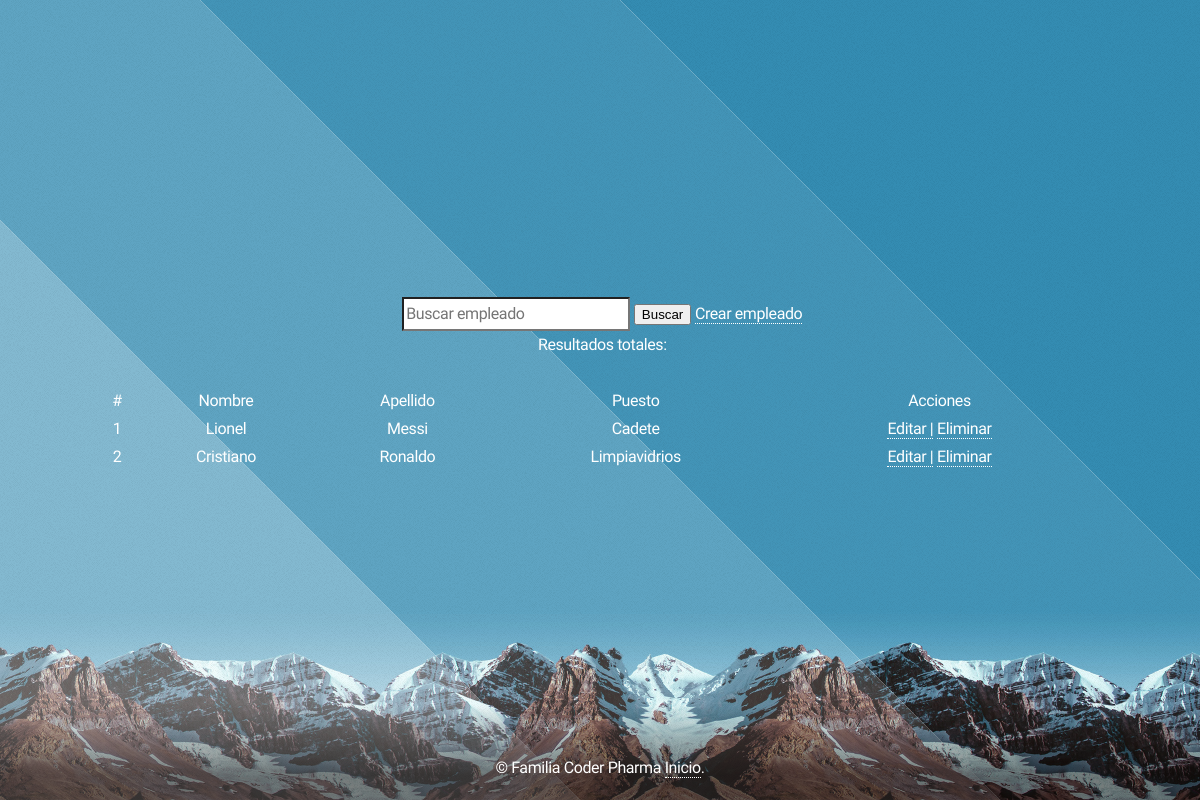
/empleados/, run on an earlier commit of the app's database.
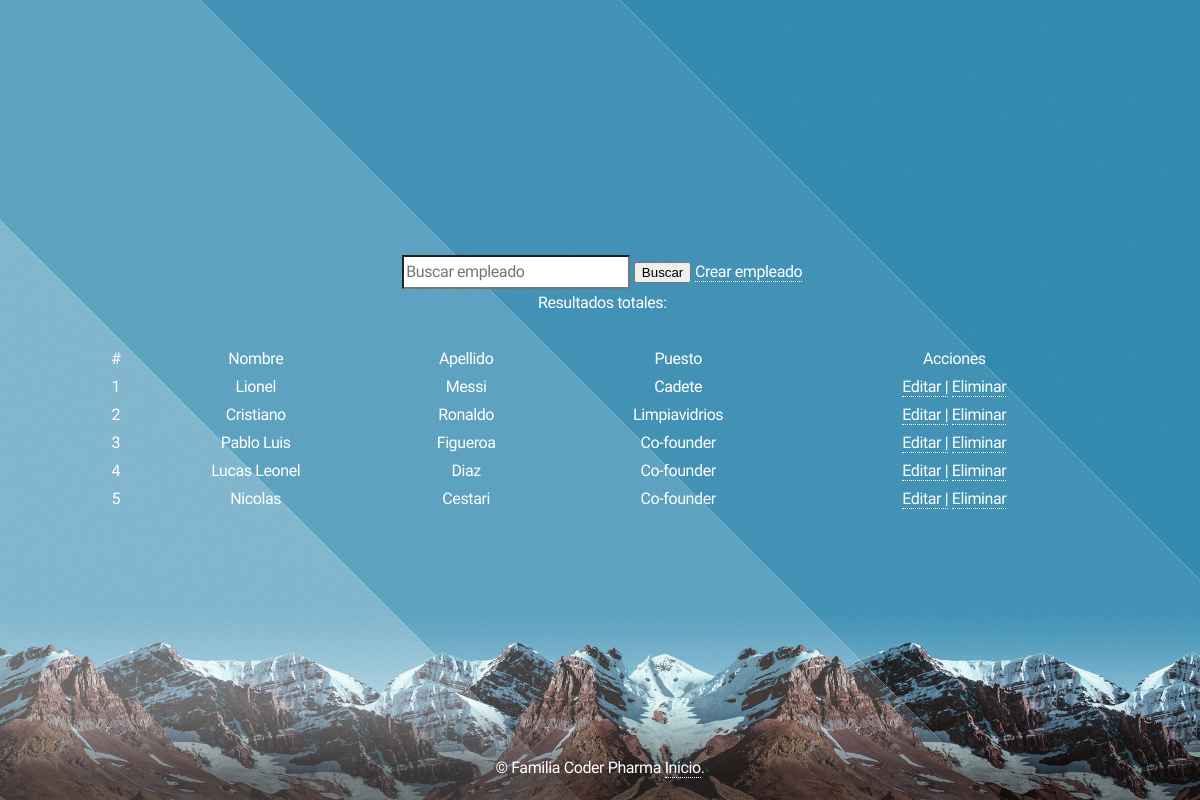
And on a later commit of the database.
### AppProject/models.py (models this page shows, shortened)
class Empleado (models.Model):
    nombre = models.CharField(max_length=50)
    apellido = models.CharField(max_length=50)
    puesto = models.CharField(max_length=50)

### AppProject/views.py (the view)
# urls.py: path('empleados/', empleados, name="empleados"),
def empleados(request):
    if request.method == "POST":
        search = request.POST["search"]
        if search != "":
            empleados = Empleado.objects.filter( Q(nombre__icontains=search) | Q(apellido__icontains=search) | Q(puesto__icontains=search) ).values()
            return render(request,"empleados.html",{"empleados":empleados, "search":True, "busqueda":search})
    empleados = Empleado.objects.all()
    return render (request, 'empleados.html', {'empleados':empleados})

### AppProject/templates/empleados.html (shortened to what this page needs)
{% extends 'base.html' %}
{% load static %}
{% block cambios %}
<header id="header">
	<form  action="" method="post">
		<input  type="search" name="search" placeholder="Buscar empleado" aria-label="Search">
		<button class="btn btn-outline-success text-nowrap ms-3 my-2 my-sm-0" type="submit">  Buscar</button>
		<a class="btn btn-outline-success text-nowrap ms-3 my-2 my-sm-0" href="{% url 'crear_empleado' %}">  Crear empleado</a>
	</form>
<h4>Resultados
{% if search %}
	para "{{busqueda}}":
{% else %}
	totales:
{% endif %}
</h4>
<br>
<div class="row gx-5 justify-content-center">
<div class="col-lg-10 table-responsive">
	<table width="1000" style="margin: 0 auto;" class="table table-theme">
		<thead>
			<tr>
				<th scope="col">#</th>
				<th scope="col">Nombre</th>
				<th scope="col">Apellido</th>
				<th scope="col">Puesto</th>
				<th scope="col">Acciones</th>
			</tr>
		</thead>
		<tbody>
			{% for empleado in empleados %}
				<tr>
					<th scope="row">{{forloop.counter}}</th>
					<td>{{empleado.nombre}}</td>
					<td>{{empleado.apellido}}</td>
					<td>{{empleado.puesto}}</td>
					<td>
						<a href="{% url 'editar_empleado' empleado.id %}" class="text-primary badge badge-primary text-decoration-none">  Editar |</a>
						<a href="{% url 'eliminar_empleado' empleado.id %}" class="text-danger badge badge-danger text-decoration-none">  Eliminar</a>
					</td>
				</tr>
			{% endfor %}
		</tbody>
	</table>
</div>
</div>
</div>
{% endblock cambios %}

What changed in the data, as far as the page shows it:
added Empleado: nombre "Pablo Luis", apellido "Figueroa", puesto "Co-founder"
added Empleado: nombre "Lucas Leonel", apellido "Diaz", puesto "Co-founder"
added Empleado: nombre "Nicolas", apellido "Cestari", puesto "Co-founder"
